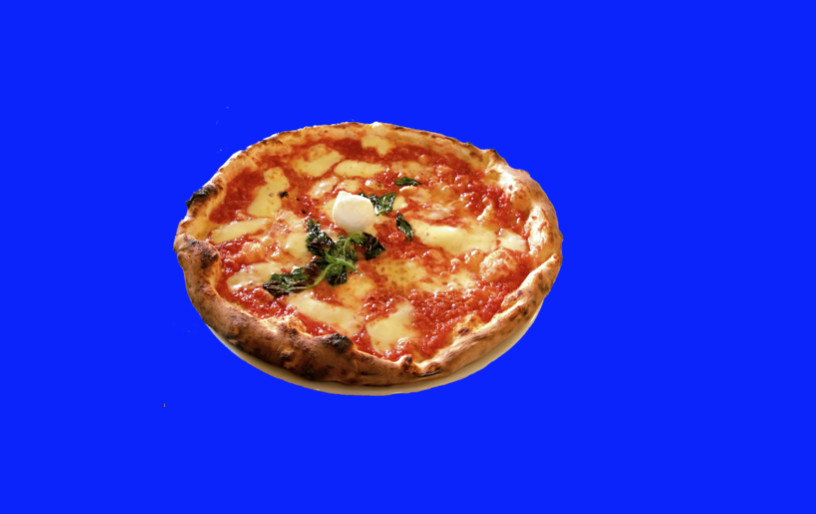
#> input picture VisionActivity_SpacePizza/images/pizza_bluescreen.jpg, 816 x 514 px
$ jupyter execute PizzaPhotoshop.ipynb   (shell and % lines are left out)
#> lines starting #> are read from the running program, lines starting #| are printed output that depends on the picture; after the words box and inside, x2 and y2 are one past the last pixel; in counts of white or black regions, pixels touching at a corner belong together
## Color threshold: Blue screen

#### Imports

[cell 1]
import cv2
import numpy as np
import matplotlib.pyplot as plt

#### Read Images

[cell 2]
#Read image from disk
image = cv2.imread("images/pizza_bluescreen.jpg")
#> image is the input picture: shape (514, 816, 3); mean B, G, R 214.8, 51.2, 44.9
image_rgb = cv2.cvtColor(image, cv2.COLOR_BGR2RGB)

plt.imshow(image_rgb)

[cell 3]
imagebg = cv2.imread("images/space_background.jpg")
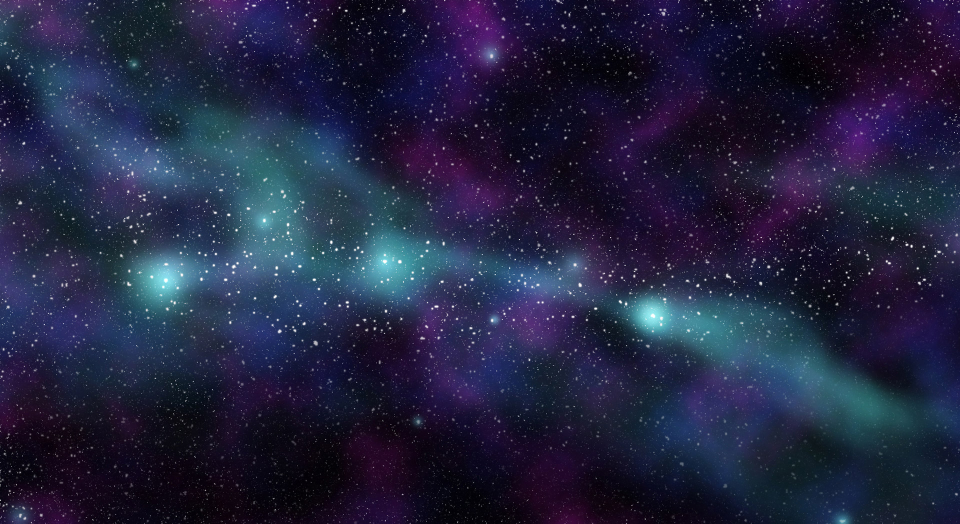
#> input picture VisionActivity_SpacePizza/images/space_background.jpg, 1920 x 1047 px (shown at 1/2 size)
#> imagebg is the input picture: shape (1047, 1920, 3); mean B, G, R 64, 35.9, 33.2
imagebg_rgb = cv2.cvtColor(imagebg, cv2.COLOR_BGR2RGB)

plt.imshow(imagebg_rgb)

#### Define thresholds for blue screen

[cell 4]
low_blue = np.array([0,0,150])
upper_blue = np.array([80,80,255])

#### Define a mask using the thresholds

[cell 5]
mask = cv2.inRange(image_rgb, low_blue, upper_blue)
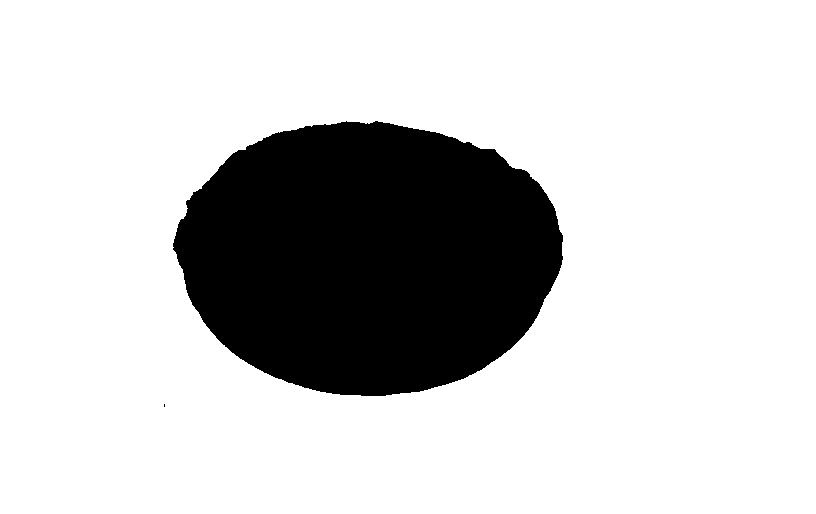
#> mask: shape (514, 816); 80.2% white; 2 black regions (1 under 20 px), largest, box (x1, y1, x2, y2) and area: (173, 121, 563, 396) 82890
plt.imshow(mask, cmap="gray")

#### Mask the image

[cell 6]
masked_image = np.copy(image_rgb)
masked_image[mask!=0] = [0,0,0]
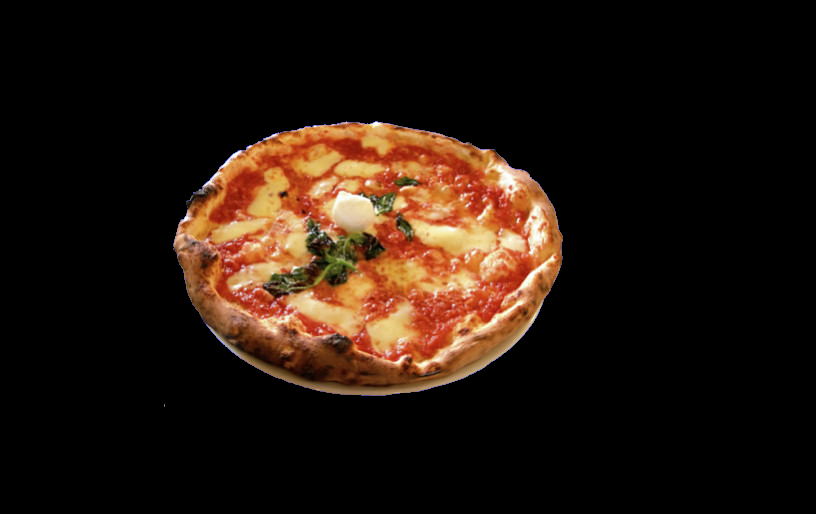
#> masked_image: shape (514, 816, 3); mean R, G, B 36, 22.3, 13.4

plt.imshow(masked_image)

#### Crop the background image

[cell 7]
print(masked_image.shape)
#| (514, 816, 3)

crop_space = imagebg[0:514, 0:816]
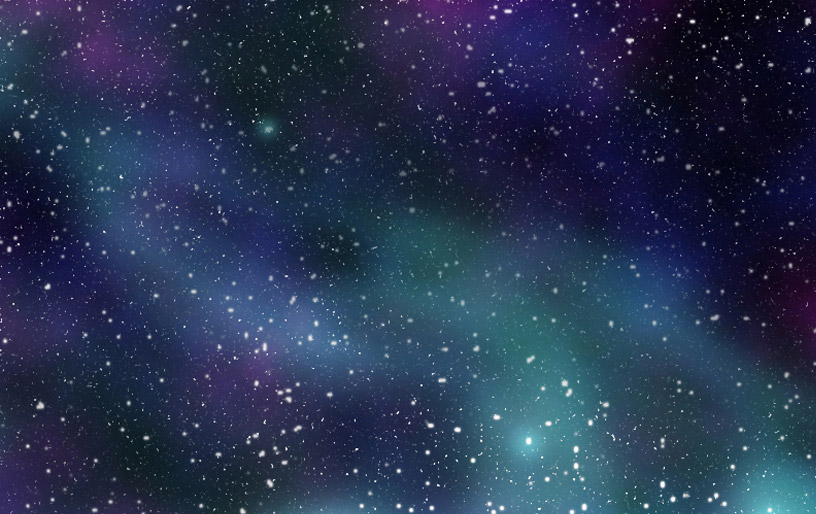
#> crop_space: shape (514, 816, 3); mean B, G, R 80, 51.7, 38.4
plt.imshow(crop_space)

print(crop_space.shape)
#| (514, 816, 3)

#### Apply background to pizza photo

[cell 8]
final_comp = np.array([[[0,0,0] for y in range(816)] for x in range (514)])

#Loop goes through the pizza masked image & when it find a black px, it replaces that
#pixel with info from the bg image.

for x in range(816):
    for y in range(514):
        if(masked_image[y,x][0] == 0 and masked_image[y,x][1] == 0 and masked_image[y,x][2] == 0):
            final_comp[y,x][0] = crop_space[y,x][0]
            final_comp[y,x][1] = crop_space[y,x][1]
            final_comp[y,x][2] = crop_space[y,x][2]
        else:
            final_comp[y,x][0] = masked_image[y,x][0]
            final_comp[y,x][1] = masked_image[y,x][1]
            final_comp[y,x][2] = masked_image[y,x][2]
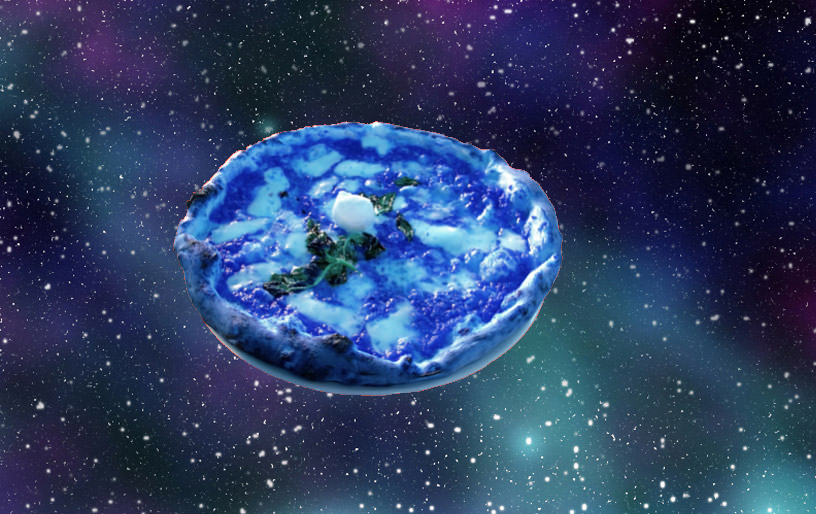
#> final_comp: shape (514, 816, 3) int64; mean B, G, R 97.8, 61.3, 43.5

plt.imshow(final_comp)
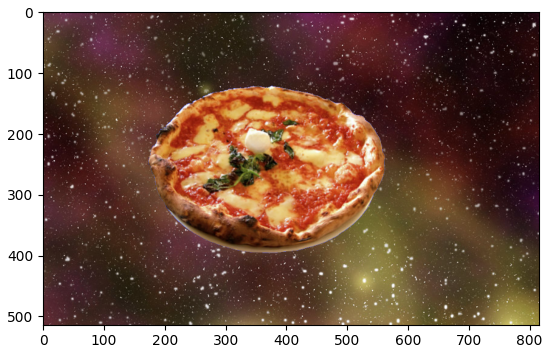
#> figure drawn by matplotlib, 1 panel; B, G, R data is drawn as R, G, B
